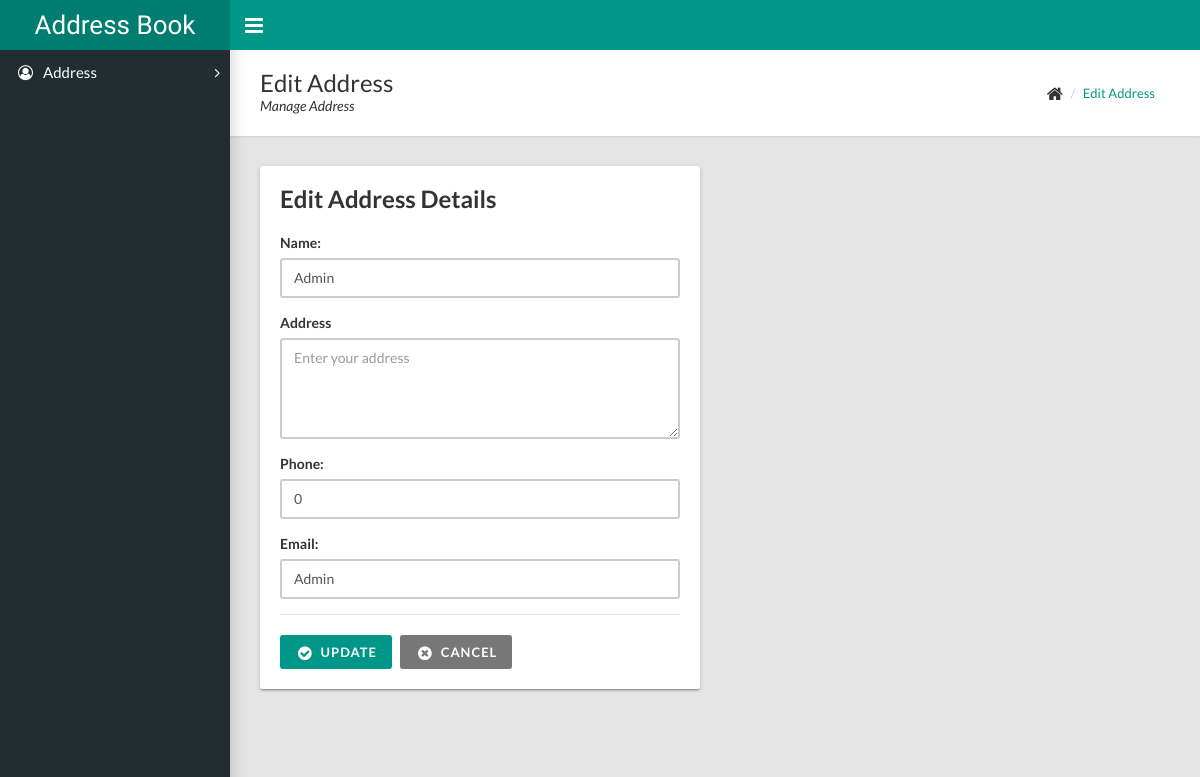
Page /edit-address.php?id=1 on the committed database.
### tables this page shows
CREATE TABLE `users` (
  `id` int(11) NOT NULL,
  `name` varchar(200) DEFAULT NULL,
  `email` varchar(200) DEFAULT NULL,
  `mobile` varchar(255) DEFAULT NULL,
  `address` varchar(255) NOT NULL,
  `created_on` date NOT NULL,
  `isdeleted` enum('Y','N') NOT NULL DEFAULT 'N'
);

### db-operations.php (called while the page is built, shortened)
<?php
function getSalesmansDetails($id){
  include ("db-connect.php");
  $query = "SELECT * FROM `users` WHERE id = '".$id."'";
  $result = mysqli_query($con,$query);
  $row = mysqli_fetch_array($result, MYSQLI_ASSOC);
  return $row;
}
?>

### edit-address.php (the view, shortened to what this page needs)
<?php
include 'admin-header.php';
include 'db-operations.php';
if($_GET['id']!='')
{
    $id=$_GET["id"];
    $user=getSalesmansDetails($id);
    $name=$user['name'];
    $email=$user['email'];
    $phone=$user['mobile'];
    $address=$user['address'];
}
?>
      <div class="content-wrapper">
        <div class="page-title">
          <div>
            <h1> Edit Address</h1>
            <p>Manage Address</p>
          </div>
          <div>
            <ul class="breadcrumb">
              <li><i class="fa fa-home fa-lg"></i></li>
              <li><a href="#">Edit Address</a></li>
            </ul>
          </div>
        </div>
        <div class="row">
          <div class="col-md-6">
            <div class="card">
              <h3 class="card-title">Edit Address Details</h3>
              <div class="card-body">
                   <form id="editBorrowerForm"  role="form" method="post" >
                        <div class="form-group">
                          <label class=" control-label" for="name">Name:</label>
                            <input type="text" class="form-control" id="name" name="name" placeholder="Enter Name" value="<?php echo $name; ?>">
                        </div>
                        <div class="form-group">
                          <label class="control-label">Address</label>
                          <textarea class="form-control" rows="4" id="address" name="address" placeholder="Enter your address"><?=$address;?></textarea>
                        </div>
                        <div class="form-group">
                          <label class=" control-label" for="phone">Phone:</label>
                            <input type="text" class="form-control" id="phone" name="phone" placeholder="Enter Phone" value="<?php echo $phone; ?>">
                        </div>
                        <div class="form-group">
                          <label class=" control-label" for="phone">Email:</label>
                            <input type="text" class="form-control" id="email" name="email" placeholder="Enter Email" value="<?php echo $email; ?>">
                        </div>
                  </form>
               </div>
               <div class="card-footer">
                <div class="row">
                  <div class="col-md-8 col-md-offset-0">
                    <button class="btn btn-primary icon-btn" onclick="document.getElementById('editBorrowerForm').submit();" type="button"><i class="fa fa-fw fa-lg fa-check-circle"></i>Update</button>&nbsp;&nbsp;&nbsp;<a class="btn btn-default icon-btn" href="#"><i class="fa fa-fw fa-lg fa-times-circle"></i>Cancel</a>
                  </div>
                </div>
              </div>
            </div>
          </div>
        </div>
      </div>
    </div>
<?php
include 'admin-footer.php';
?>

### rows in the picture
users: name "Admin", phone "0", email "Admin"
